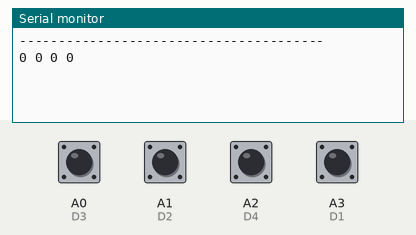
This sketch was run on a simulated Arduino Uno, built with avr-gcc and run on an emulated ATmega328P. On the bench: the last lines printed to the serial monitor. The inputs (shaded band) are chosen by the test bench; at power-on: A0 (D3), A1 (D2), A2 (D4), A3 (D1) HIGH.

Above: at 1.2 s.
1.3 s: A0 (D3) pulled LOW for 0.15 s
At 2.7 s:
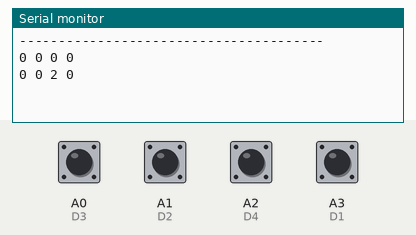
2.9 s: A1 (D2) pulled LOW for 0.15 s
At 3.7 s:
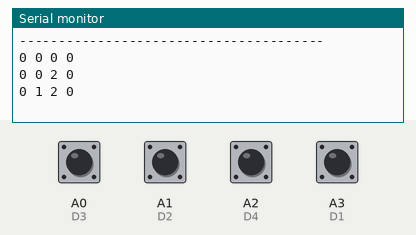
4.5 s: A2 (D4) pulled LOW for 0.15 s
At 5.8 s:
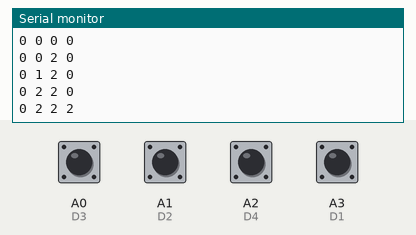
6.1 s: A3 (D1) pulled LOW for 0.15 s
At 7.5 s:
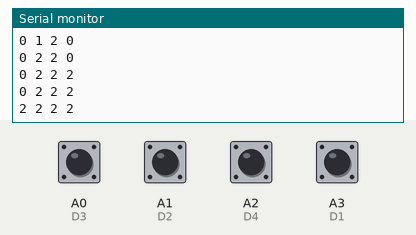
7.7 s: A0 (D3) pulled LOW for 1 s
At 8.7 s:
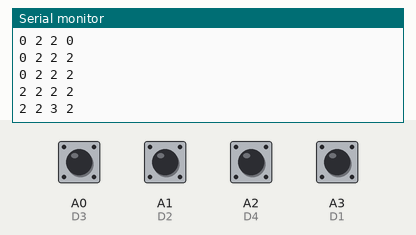
10.2 s: A1 (D2) pulled LOW for 1 s
At 11.8 s:
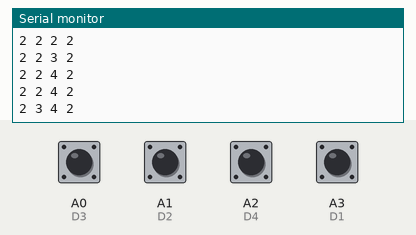
Timing chart, 0 to 13.3 s (numbered marks = the images above; inputs shaded):
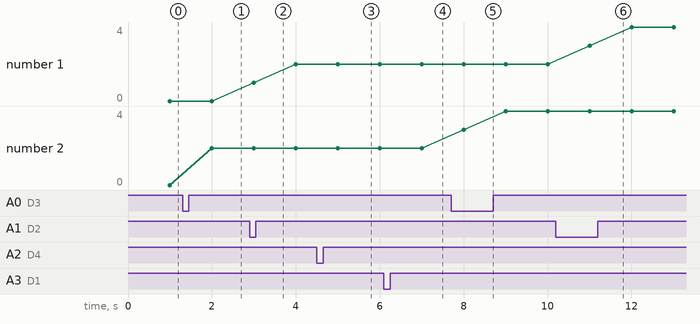

Measured:
- after the input at 1.3 s, the serial monitor: prints a new line after 0.70 s (image 1)
- after the input at 2.9 s, the serial monitor: prints a new line after 0.10 s (image 2)
- after the input at 4.5 s, the serial monitor: prints a new line after 0.50 s (image 3)
- after the input at 6.1 s, the serial monitor: prints a new line after 0.90 s (image 4)
- after the input at 7.7 s, the serial monitor: prints a new line after 0.30 s (image 5)
- after the input at 10.2 s, the serial monitor: prints a new line after 0.80 s (image 6)
- plotted number 2: 0 → 2 after the input at 1.3 s, 2 → 4 after the input at 7.7 s

The sketch:

SimpleExample328.ino
```cpp
#include <PinChangeInt.h>

#define D1 A3
#define D2 A1
#define D3 A0
#define D4 A2

unsigned int count_D1 = 0;
unsigned int count_D2 = 0;
unsigned int count_D3 = 0;
unsigned int count_D4 = 0;

void interruptFunction1() { count_D1++; }
void interruptFunction2() { count_D2++; }
void interruptFunction3() { count_D3++; }
void interruptFunction4() { count_D4++; }

void setup() {
  pinMode(D1, INPUT_PULLUP);
  pinMode(D2, INPUT_PULLUP);
  pinMode(D3, INPUT_PULLUP);
  pinMode(D4, INPUT_PULLUP);
  attachPinChangeInterrupt(D1, interruptFunction1, CHANGE);  // FALLING
  attachPinChangeInterrupt(D2, interruptFunction2, CHANGE);
  attachPinChangeInterrupt(D3, interruptFunction3, CHANGE);
  attachPinChangeInterrupt(D4, interruptFunction4, CHANGE);
  Serial.begin(9600);
  Serial.println("---------------------------------------");
}

void loop() {
  delay(1000);
  //Serial.print("Pin was interrupted: ");
  Serial.print(count_D1);
  Serial.print(" ");
  Serial.print(count_D2);
  Serial.print(" ");
  Serial.print(count_D3);
  Serial.print(" ");
  Serial.print(count_D4);
  Serial.println();
}
```
